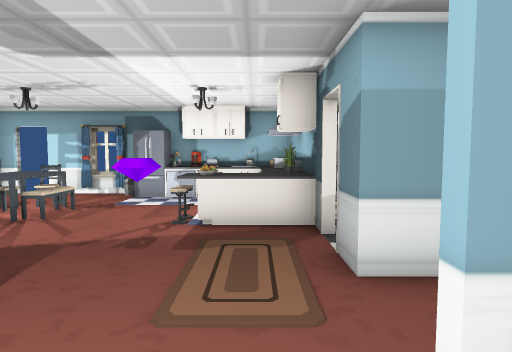
[1] (above)

18 first-person views from a walk through a Unity game level. The camera is 1.4 m above the floor, tilts 4° down and sees 75° across. The floor is counted in squares, 1 m on a side. Each view is taken from the middle of a square. On the plan, view 1 faces up. The plan holds only what a view shows up to about 15 squares ahead; the rest is blank. The place goes on beyond the plan. The player character is not drawn. Door leaves are left out, so doorways stand open. Some surface patterns are stand-ins.

[2]
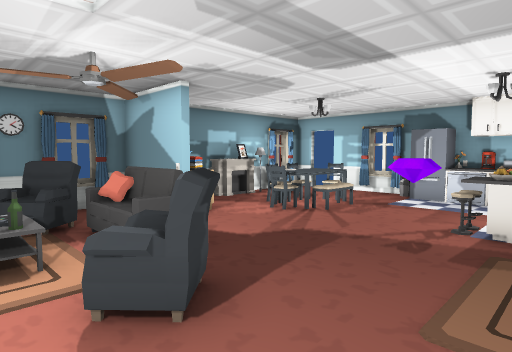

[3]
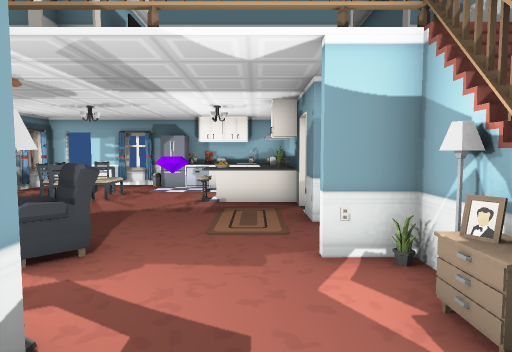

[4]
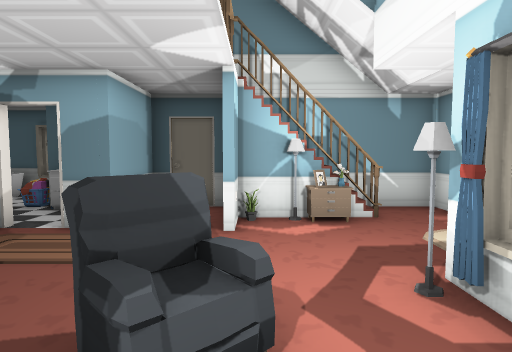

[5]
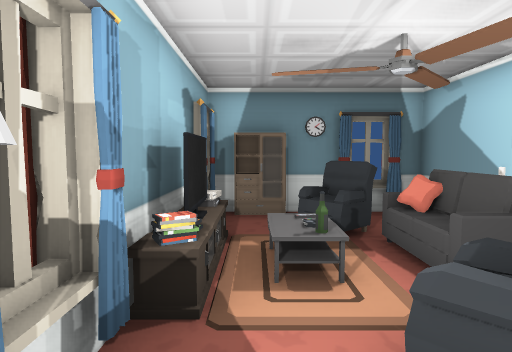

[6]
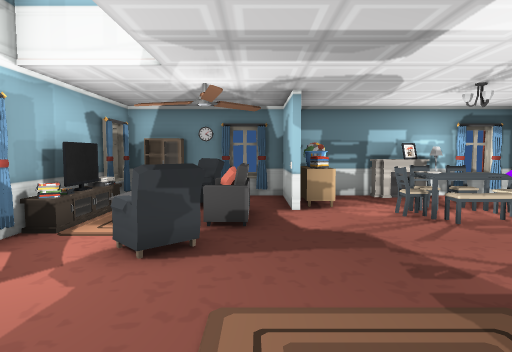

[7]
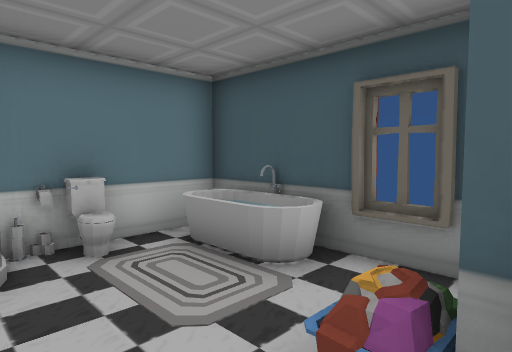

[8]
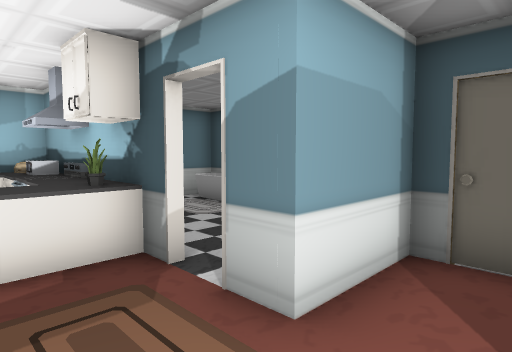

[9]
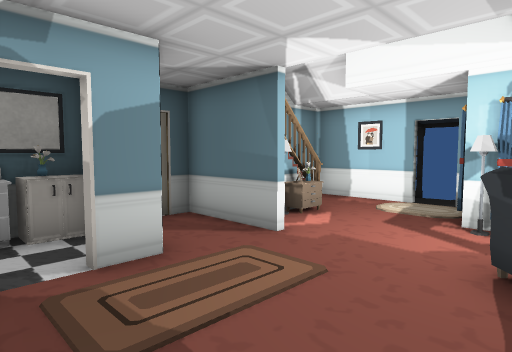

[10]
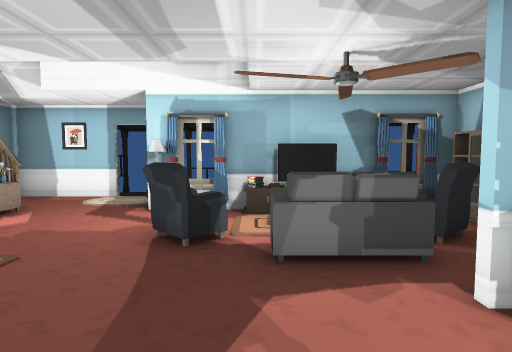

[11]
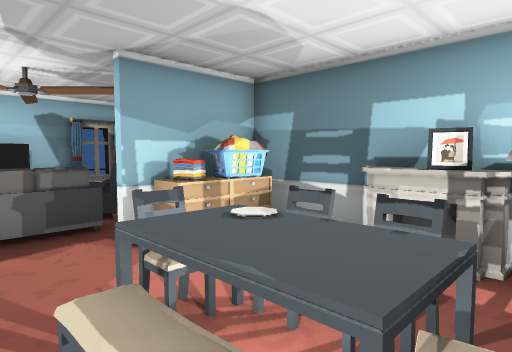

[12]
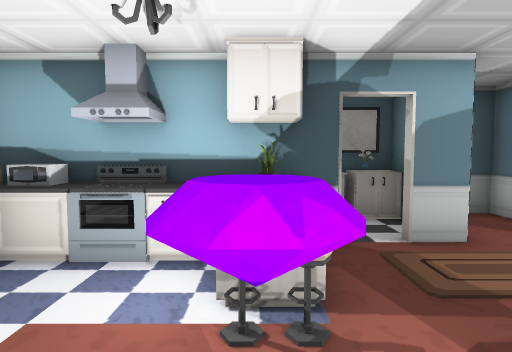

[13]
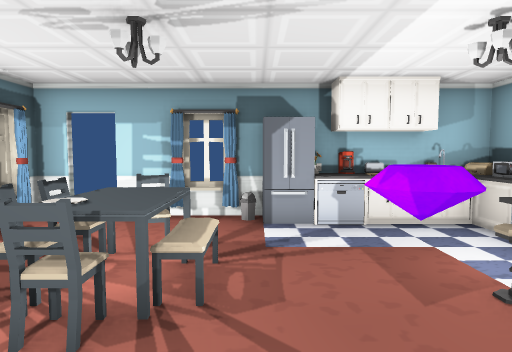

[14]
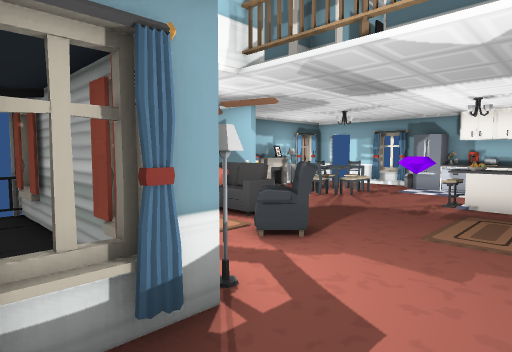

[15]
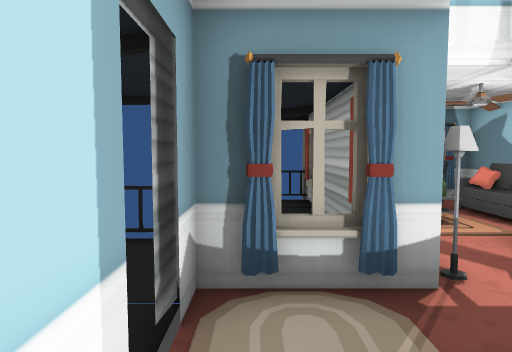

[16]
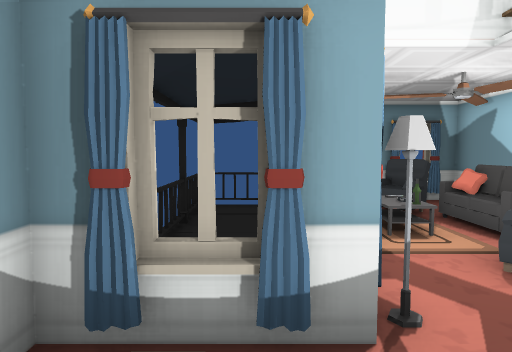

[17]
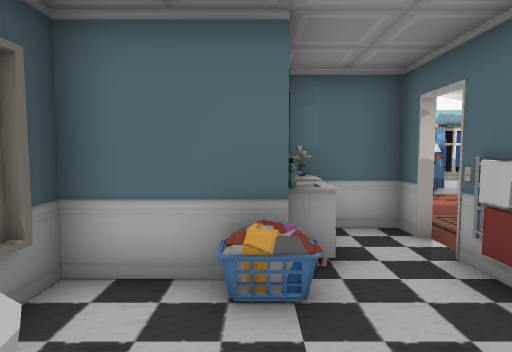

[18]
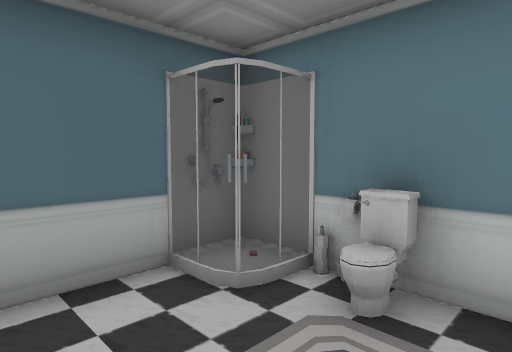

### Floor plan
Key: @ floor where view 1 was taken; # wall or solid block; . floor; / step, stairs or slope; D open door; = window, fence, low wall or low ledge; ^ raised ledge; C counter; S shower; H chair; F fireplace; R dresser; A sofa; L lamp; U rug; E shelf; T TV; M mirror; O other object.
Columns run from 9 left of view 1 to 7 right of it. Each row starts with its distance up from view 1.
 12 #D ########  ###
 11 #DD.=#OCCOSSOOO#
 10 #.....OCCCOS..UO
  9 #DDH#....CO...UO
  8 #O.HH...OCC....##
  7 FF.H#.^OCCOO.O.#
  6 #..H......O.O
  5 #ORO......D.OM
  4 ###O..DD..#DO#
  3 # .A=D.......#
  2 #AA##DAA.....#
  1 #.AA..A...OO/#
  0 EE.OT....@LO/#
 -1 O#OOOO#L .OR
 -2 O      ##....
 -3 ########U....#
 -4       ##OO O##
 -5           O
 -6         ###

Where each view was taken, in squares from view 1:
view 1: 0 up, 0 right, facing up
view 2: 0 up, 0 right, facing up-left
view 3: 3 down, 0 right, facing up
view 4: 1 up, 5 left, facing right
view 5: 0 up, 1 left, facing left
view 6: 3 up, 2 right, facing left
view 7: 6 up, 2 right, facing up-right
view 8: 2 up, 1 left, facing up-right
view 9: 6 up, 3 left, facing down-right
view 10: 7 up, 4 left, facing down
view 11: 9 up, 4 left, facing down-left
view 12: 7 up, 4 left, facing right
view 13: 4 up, 4 left, facing up
view 14: 3 down, 1 right, facing up-left
view 15: 3 down, 2 right, facing left
view 16: 2 down, 1 right, facing left
view 17: 10 up, 4 right, facing down
view 18: 8 up, 5 right, facing up-left
